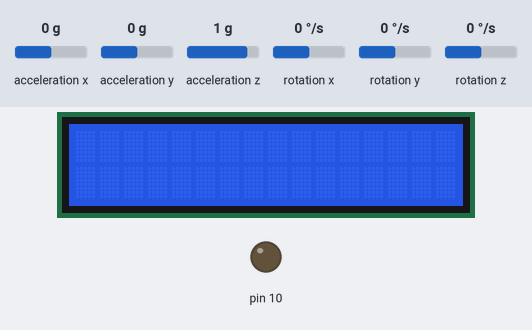
This program was run on a simulated Arduino Uno, built with avr-gcc and run on an emulated ATmega328P. On the bench: 16×2 character LCD, output pins drawn as LEDs (lit = HIGH). Wiring (inferred from the names in the program): MPU-6050 motion sensor at I2C address 0x68. The test bench sets the inputs (shaded band); at power-on: acceleration x 0 g, acceleration y 0 g, acceleration z 1 g, rotation x 0 °/s, rotation y 0 °/s, rotation z 0 °/s. What the program prints to the serial monitor is not drawn.

Above: at 0.1 s.
Timing chart, 0 to 3.1 s (numbered marks = the images above):
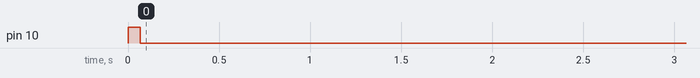

The program:

main.cpp
```cpp
#include <Arduino.h>
#include <LiquidCrystal_I2C.h>
#include <SPI.h>
#include <Wire.h>

// biblioteca personalizada
#include <SPI_Send_Receive.h>

// criar estrutura de transferência de dados por SPI
struct GyroAccelData
{
  char tipo = 'T';
  float acelerometroX, acelerometroY, acelerometroZ;
  float temperatura;
  float giroscopioX, giroscopioY, giroscopioZ;
};

GyroAccelData gyroAccelData;

LiquidCrystal_I2C lcd(0x20, 16, 2);

// flags de controle
bool SCAN_I2C = false;
const bool IS_SLAVE = false;
const bool IS_SIMULATOR = false;
//Endereco I2C do MPU6050 (giroscopio e acelerometro)
const int MPU = 0x68;

unsigned int interruptions = 0;
unsigned int timesSent = 0;
volatile boolean locked = false;
bool isFinished = false;

// functions
void getAccelerometerAndGyroscopeData();
void getMockData();
void slaveSPI();
void masterSPI();
void log();
void findI2CAddress();

void setup()
{
  Serial.begin(9600);
  while (!Serial)
    ; // Leonardo: wait for serial monitor
  Serial.print("Setting up ARUINO-CODE - acting as: ");

  Wire.begin();
  Wire.beginTransmission(MPU);
  Wire.write(0x6B);
  //Inicializa o MPU-6050
  Wire.write(0);
  Wire.endTransmission(true);

  if (IS_SLAVE)
  {
    Serial.println("SLAVE");
    pinMode(MISO, OUTPUT); // have to send on master in, *slave out*
    SPCR |= _BV(SPE);      //Turn on SPI in Slave Mode
    SPI.attachInterrupt(); //Interuupt ON is set for SPI commnucation
  }
  else
  {
    Serial.println("MASTER");
    SPI.begin();                         //Begins the SPI commnuication
    SPI.setClockDivider(SPI_CLOCK_DIV8); //Sets clock for SPI communication at 8 (16/8=2Mhz)
    digitalWrite(SS, HIGH);
  }

  lcd.init();      // Inicializando o LCD
  lcd.backlight(); // Ligando o BackLight do LCD
}

ISR(SPI_STC_vect) //Inerrrput routine function
{
  if (!locked)
  {
    locked = true;
    interruptions++;
    SPI_read(gyroAccelData);
  }
}

void loop()
{
  if (!isFinished)
  {
    if (SCAN_I2C)
    {
      findI2CAddress();
    }

    if (true)
    {
      if (!IS_SLAVE)
      {
        if (!IS_SIMULATOR)
        {
          getAccelerometerAndGyroscopeData();
        }
        else
        {
          getMockData();
        }

        masterSPI();
      }
    }
    else
    {
      Serial.println("times sent:");
      Serial.println(timesSent);
      isFinished = true;
    }
  }

  if (locked)
  {
    slaveSPI();
    locked = false;
  }
}

void masterSPI()
{
  digitalWrite(SS, LOW); //Starts communication with Slave connected to master
  log();
  int bytes = SPI_write(gyroAccelData);
  Serial.println("nro de bytes");
  Serial.println(bytes);
  digitalWrite(SS, HIGH);
  timesSent++;
}

void slaveSPI()
{
  Serial.println("interruptions:");
  Serial.println(interruptions);
}

void getAccelerometerAndGyroscopeData()
{
  Wire.beginTransmission(MPU);
  Wire.write(0x3B); // starting with register 0x3B (ACCEL_XOUT_H)
  Wire.endTransmission(false);
  //Solicita os dados do sensor
  Wire.requestFrom(MPU, 14, true);
  //Armazena o valor dos sensores nas variaveis correspondentes
  gyroAccelData.acelerometroX = (Wire.read() << 8 | Wire.read()) / (16384 * 9.80); //0x3B (ACCEL_XOUT_H) & 0x3C (ACCEL_XOUT_L)
  gyroAccelData.acelerometroY = (Wire.read() << 8 | Wire.read()) / (16384 * 9.80); //0x3D (ACCEL_YOUT_H) & 0x3E (ACCEL_YOUT_L)
  gyroAccelData.acelerometroZ = (Wire.read() << 8 | Wire.read()) / (16384 * 9.80); //0x3F (ACCEL_ZOUT_H) & 0x40 (ACCEL_ZOUT_L)
  gyroAccelData.temperatura = (Wire.read() << 8 | Wire.read()) / (16384 * 9.80);   //0x41 (TEMP_OUT_H) & 0x42 (TEMP_OUT_L)
  gyroAccelData.giroscopioX = (Wire.read() << 8 | Wire.read()) / (16384 * 9.80);   //0x43 (GYRO_XOUT_H) & 0x44 (GYRO_XOUT_L)
  gyroAccelData.giroscopioY = (Wire.read() << 8 | Wire.read()) / (16384 * 9.80);   //0x45 (GYRO_YOUT_H) & 0x46 (GYRO_YOUT_L)
  gyroAccelData.giroscopioZ = (Wire.read() << 8 | Wire.read()) / (16384 * 9.80);   //0x47 (GYRO_ZOUT_H) & 0x48 (GYRO_ZOUT_L)

  gyroAccelData.temperatura = gyroAccelData.temperatura / 340.00 + 36.53;
}

void getMockData()
{
  gyroAccelData.acelerometroX = 1;
  gyroAccelData.acelerometroY = 2;
  gyroAccelData.acelerometroZ = 3;
  gyroAccelData.temperatura = 4;
  gyroAccelData.giroscopioX = 5;
  gyroAccelData.giroscopioY = 6;
  gyroAccelData.giroscopioZ = 7;
  gyroAccelData.temperatura = 0 + timesSent;
}

void log()
{
  Serial.println("Slave sending");
  Serial.println("struct GyroAccelData");
  Serial.print("AX:");
  Serial.println(gyroAccelData.acelerometroX);
  Serial.print("AY:");
  Serial.println(gyroAccelData.acelerometroY);
  Serial.print("AZ:");
  Serial.println(gyroAccelData.acelerometroZ);
  Serial.print("GX:");
  Serial.println(gyroAccelData.giroscopioX);
  Serial.print("GY:");
  Serial.println(gyroAccelData.giroscopioY);
  Serial.print("GZ:");
  Serial.println(gyroAccelData.giroscopioZ);
  Serial.print("T:");
  Serial.println(gyroAccelData.temperatura);
}

void findI2CAddress()
{
  byte error, address;
  int nDevices;

  Serial.println("Scanning...");

  nDevices = 0;
  for (address = 1; address < 127; address++)
  {
    // The i2c_scanner uses the return value of
    // the Write.endTransmisstion to see if
    // a device did acknowledge to the address.
    Wire.beginTransmission(address);
    error = Wire.endTransmission();

    if (error == 0)
    {
      Serial.print("I2C device found at address 0x");
      if (address < 16)
        Serial.print("0");
      Serial.print(address, HEX);
      Serial.println(" !");

      nDevices++;
    }
    else if (error == 4)
    {
      Serial.print("Unknown error at address 0x");
      if (address < 16)
        Serial.print("0");
      Serial.println(address, HEX);
    }
  }
  if (nDevices == 0)
    Serial.println("No I2C devices found\n");
  else
  {
    SCAN_I2C = false;
    Serial.println("done\n");
  }
  if (SCAN_I2C)
    delay(5000); // wait 5 seconds for next scan
}
```

Measured:
- by itself, pin 10: HIGH → LOW at 0.07 s
